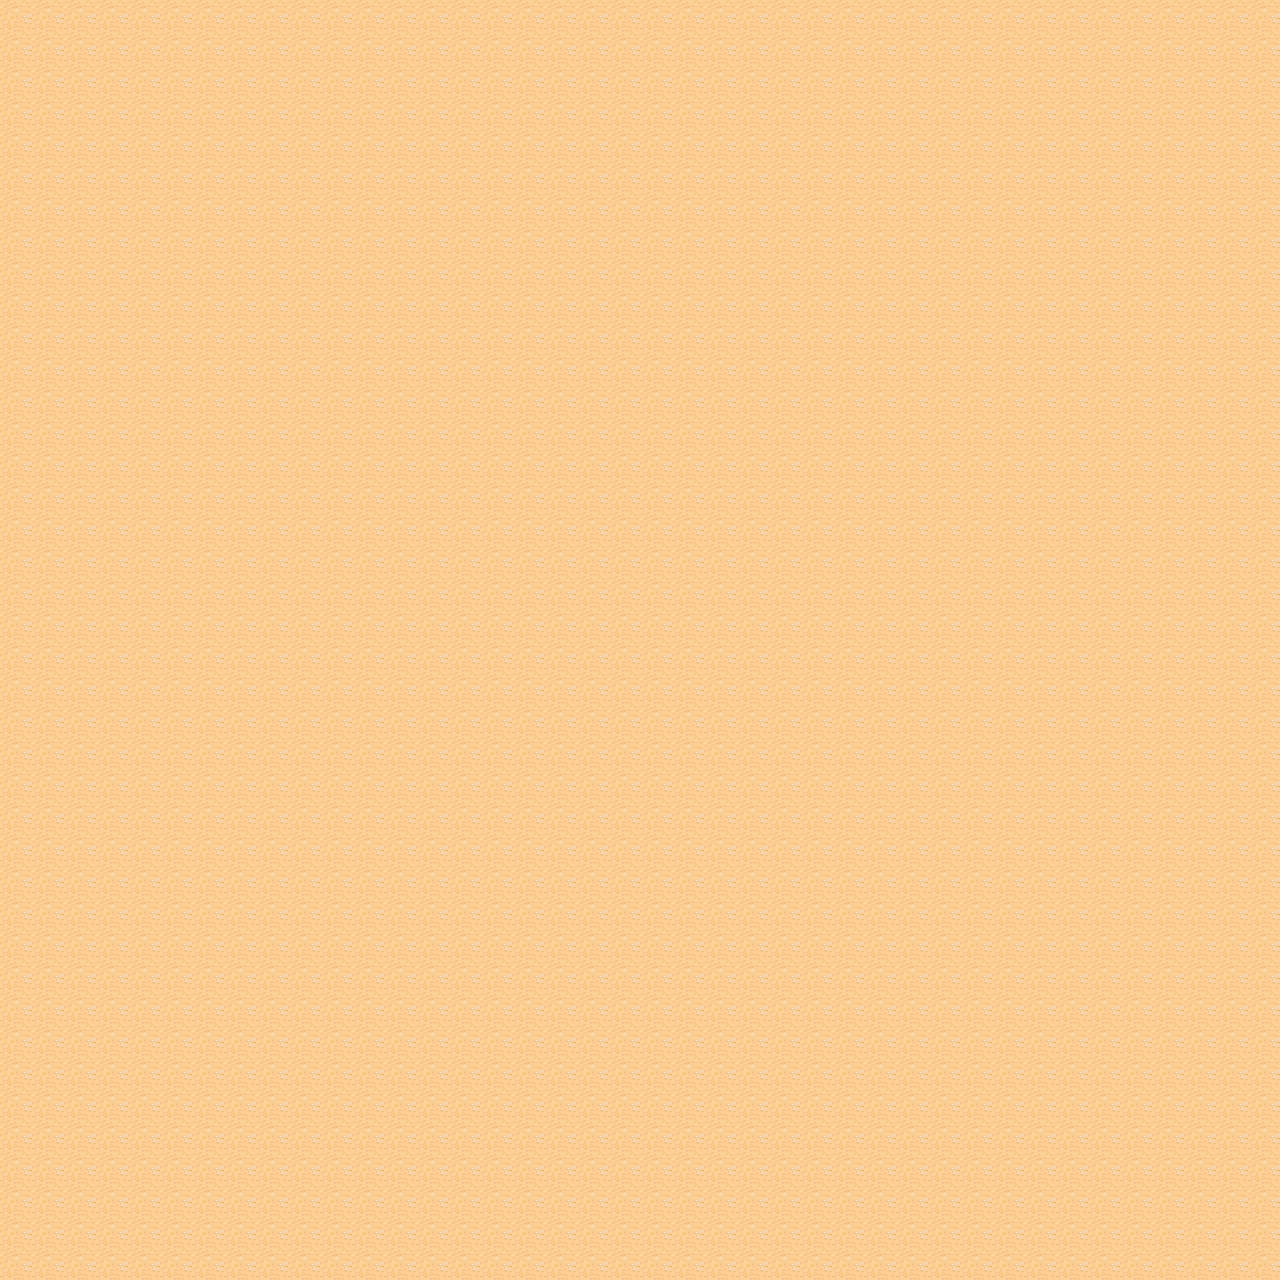

A level layout from a 2D game, rendered from its tile map. Below: a short description, then the map file with tile-grid data replaced by summaries:
An orthogonal 40x40 tile map with 32x32 px tiles, 1 tile layer (Ground).

<map version="1.0" tiledversion="1.0.2" orientation="orthogonal" renderorder="right-down" width="40" height="40" tilewidth="32" tileheight="32" nextobjectid="1">
 <tileset firstgid="1" name="Desert" tilewidth="32" tileheight="32" spacing="1" margin="1" tilecount="48" columns="8">
  <image source="tmw_desert_spacing.png" width="265" height="199" />
  <terraintypes>
   <terrain name="新地形" tile="29" />
   <terrain name="新地形" tile="0" />
   <terrain name="新地形" tile="3" />
   <terrain name="新地形" tile="33" />
  </terraintypes>
  <tile id="0" terrain="0,0,0,1" />
  <tile id="1" terrain="0,0,1,1" />
  <tile id="2" terrain="0,0,1,0" />
  <tile id="3" terrain="2,2,2,0" />
  <tile id="4" terrain="2,2,0,2" />
  <tile id="5" terrain="0,0,0,2" />
  <tile id="6" terrain="0,0,2,2" />
  <tile id="7" terrain="0,0,2,0" />
  <tile id="8" terrain="0,1,0,1" />
  <tile id="9" terrain="1,1,1,1" />
  <tile id="10" terrain="1,0,1,0" />
  <tile id="11" terrain="2,0,2,2" />
  <tile id="12" terrain="0,2,2,2" />
  <tile id="13" terrain="0,2,0,2" />
  <tile id="14" terrain="2,2,2,2" />
  <tile id="15" terrain="2,0,2,0" />
  <tile id="16" terrain="0,1,0,0" />
  <tile id="17" terrain="1,1,0,0" />
  <tile id="18" terrain="1,0,0,0" />
  <tile id="19" terrain="1,1,1,0" />
  <tile id="20" terrain="1,1,0,1" />
  <tile id="21" terrain="0,2,0,0" />
  <tile id="22" terrain="2,2,0,0" />
  <tile id="23" terrain="2,0,0,0" />
  <tile id="24" terrain="0,0,0,3" />
  <tile id="25" terrain="0,0,3,3" />
  <tile id="26" terrain="0,0,3,0" />
  <tile id="27" terrain="1,0,1,1" />
  <tile id="28" terrain="0,1,1,1" />
  <tile id="29" terrain="0,0,0,0" />
  <tile id="32" terrain="0,3,0,3" />
  <tile id="33" terrain="3,3,3,3" />
  <tile id="34" terrain="3,0,3,0" />
  <tile id="35" terrain="3,3,3,0" />
  <tile id="36" terrain="3,3,0,3" />
  <tile id="40" terrain="0,3,0,0" />
  <tile id="41" terrain="3,3,0,0" />
  <tile id="42" terrain="3,0,0,0" />
  <tile id="43" terrain="3,0,3,3" />
  <tile id="44" terrain="0,3,3,3" />
 </tileset>
 <layer name="Ground" width="40" height="40">
  <data>[1600 cells, 1600 non-empty, 1 distinct tile ids]</data>
 </layer>
</map>
